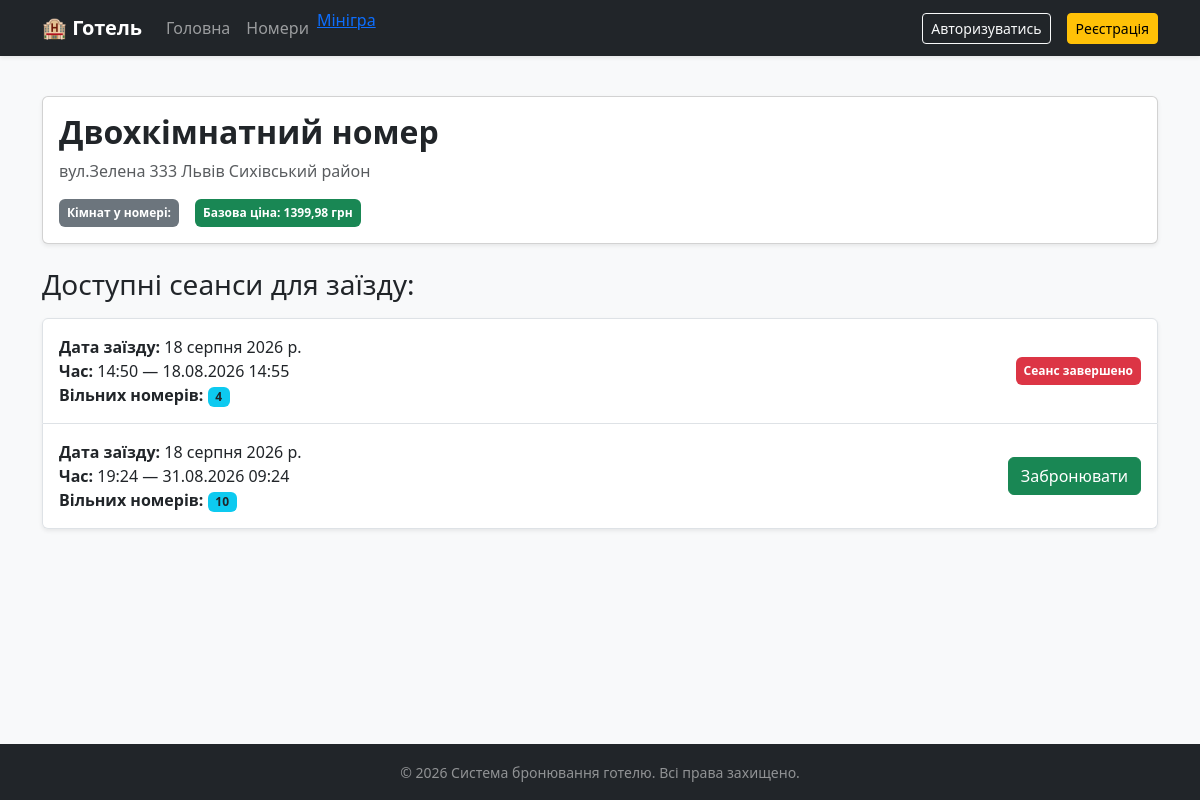
/rooms/3/, run on the app's committed database.
### booking/models.py (models this page shows, shortened)
class RoomType(models.Model):
    title = models.CharField(max_length=100, verbose_name='Назва')
    description = models.TextField(verbose_name='Опис',blank=True)
    rooms = models.PositiveIntegerField(default=1,verbose_name='Кількість кімнат у номері')
    total_inventory = models.PositiveIntegerField(validators=[MinValueValidator(1)],verbose_name="Загальна кількість таких номерів у готелі")
    price = models.DecimalField(max_digits=10, decimal_places=2, verbose_name="Базова ціна")
    amenities = models.JSONField(default=list, blank=True, verbose_name="Зручності (Wi-Fi, кондиціонер тощо)")
    class Meta:
        verbose_name = "Тип номеру"
        verbose_name_plural = "Типи номерів"

class CheckInSession(models.Model):
    room = models.ForeignKey(RoomType, on_delete=models.CASCADE,related_name='checkinsessions',verbose_name='Кімната у готелі')
    date = models.DateField(verbose_name='Дата заїзду')
    start_time = models.TimeField(verbose_name="Час заїзду (Check-in)")
    check_out = models.DateTimeField(verbose_name="Дата та час виїзду", null=True, blank=True)
    available_spots = models.PositiveIntegerField(verbose_name="Доступно вільних номерів")
    @property
    def is_past(self):
        if self.check_out:
            return timezone.now() > self.check_out
        return False
    class Meta:
        verbose_name = "Сеанс заїзду"
        verbose_name_plural = "Сеанси заїзду"
        ordering = ['date', 'start_time']

### booking/views.py (the view)
# urls.py: path('rooms/<int:pk>/', views.room_type_detail, name='room_type_detail'),
def room_type_detail(request, pk):
    room = get_object_or_404(RoomType, pk=pk)
    sessions = room.checkinsessions.filter(available_spots__gt=0).order_by('date', 'start_time')
    return render(request, 'booking/room_type_detail.html', {
        'room_type': room,
        'sessions': sessions
    })

### templates/booking/room_type_detail.html
{% extends 'booking/base.html' %}
{% block content %}
<div class="card shadow-sm mb-4">
    <div class="card-body">
        <h2 class="card-title fw-bold">{{ room_type.title }}</h2>
        <p class="card-text text-muted">{{ room_type.description }}</p>
        <div class="d-flex gap-3">
            <span class="badge bg-secondary p-2">Кімнат у номері: {{ room_type.number_of_rooms }}</span>
            <span class="badge bg-success p-2">Базова ціна: {{ room_type.price }} грн</span>
        </div>
    </div>
</div>
<h3 class="mb-3">Доступні сеанси для заїзду:</h3>
<div class="list-group shadow-sm">
    {% for session in sessions %}
        <div class="list-group-item d-flex justify-content-between align-items-center flex-wrap p-3">
            <div>
                <div><strong>Дата заїзду:</strong> {{ session.date }}</div>
                <div><strong>Час:</strong> {{ session.start_time }} — {{ session.check_out|date:"d.m.Y H:i"|default:"не вказано" }}</div>
                <div><strong>Вільних номерів:</strong> <span class="badge bg-info text-dark">{{ session.available_spots }}</span></div>
            </div>
            <div class="mt-2 mt-md-0">
                {% if session.is_past %}
                    <span class="badge bg-danger p-2">Сеанс завершено</span>
                {% else %}
                    <form action="{% url 'book_session' session.pk %}" method="get" class="d-inline">
                        <button type="submit" class="btn btn-success">Забронювати</button>
                    </form>
                {% endif %}
            </div>
        </div>
    {% empty %}
        <div class="list-group-item alert alert-secondary m-0">На жаль, на цей номер зараз немає вільних сеансів.</div>
    {% endfor %}
</div>
{% endblock %}

### data on the page
RoomType: title "Двохкімнатний номер", description "вул.Зелена 333 Львів Сихівський район", price "1399,98"
CheckInSession: date "18 серпня 2026 р.", start_time "14:50", check_out "18.08.2026 14:55", available_spots "4", shows "Сеанс завершено"
CheckInSession: date "18 серпня 2026 р.", start_time "19:24", check_out "31.08.2026 09:24", available_spots "10", shows "Забронювати"
